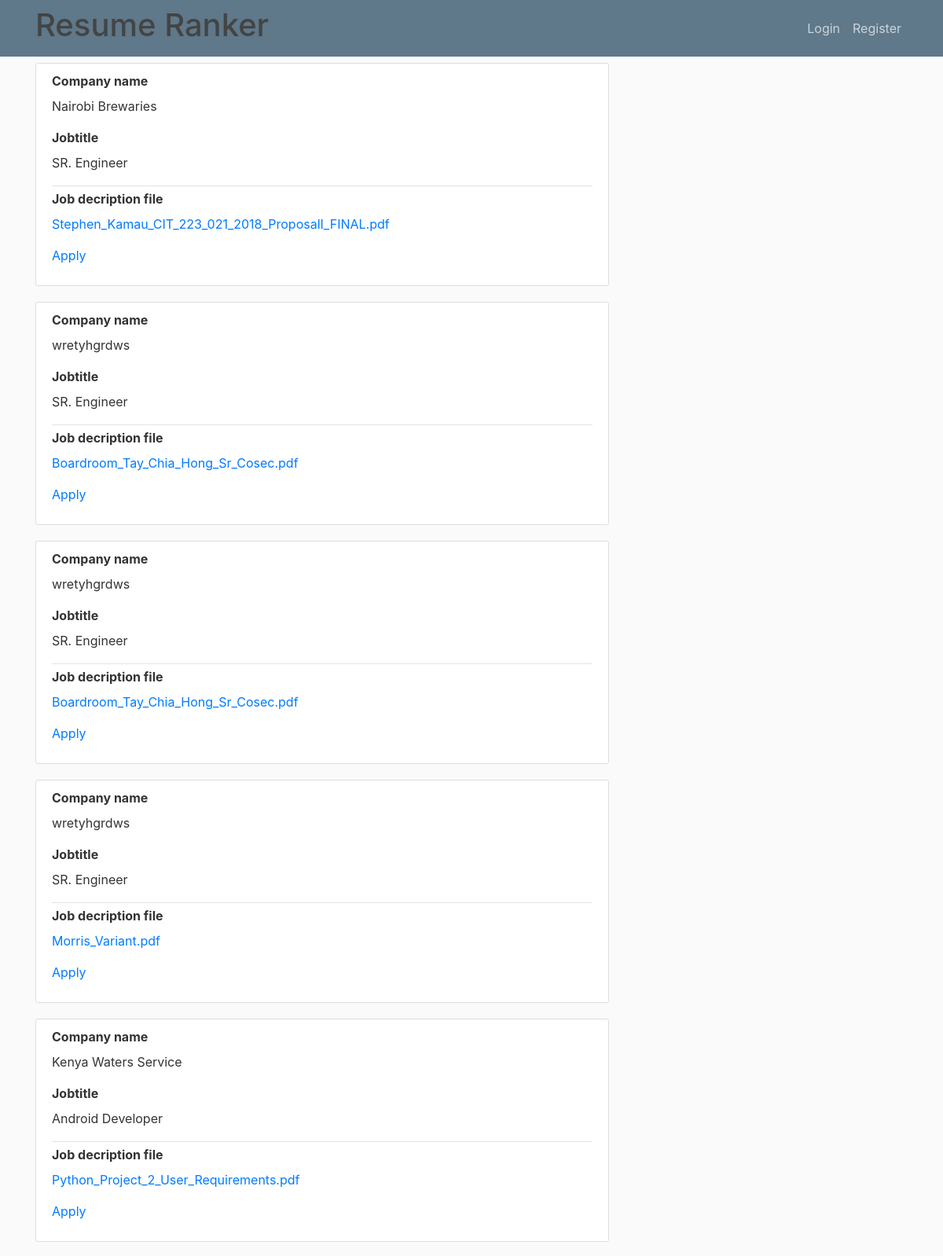
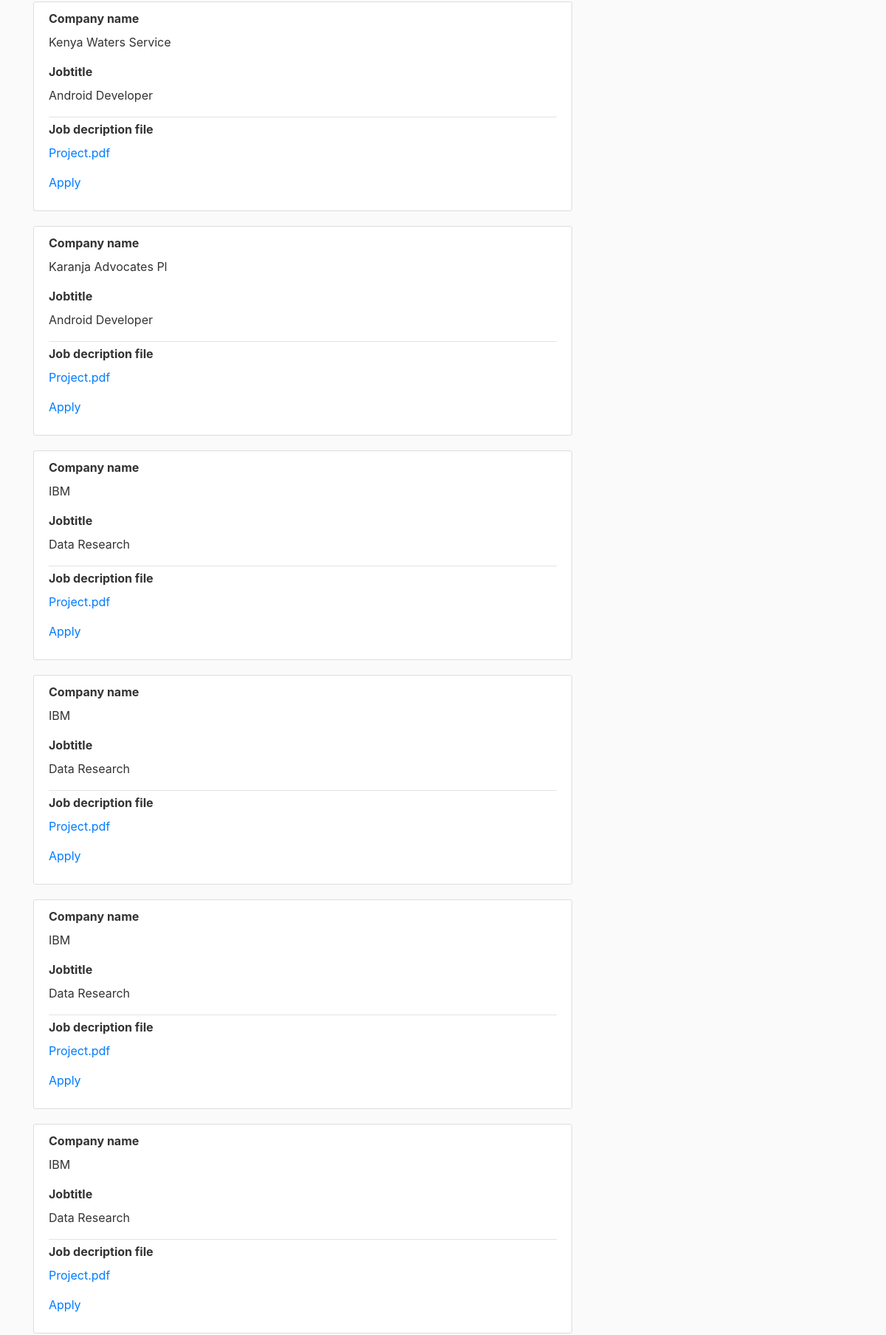
The page /JD (upper part) on the database its author committed (2 pictures, top to bottom).
### web/models.py (models this page shows, shortened)
class Job_db(db.Model,UserMixin):
    id = db.Column(db.Integer, primary_key=True)
    company = db.Column(db.String(20), nullable=False)
    Jobtitle = db.Column(db.String(120), nullable=False)
    filename1 = db.Column(db.String(60), nullable=False)
    details = db.relationship('Upload_db', backref='job_db', lazy=True)

### web/routes.py (the view)
@app.route("/JD", methods=["GET"])
def JD():
    print(f"ACESSING URL::  {request.root_url}")
    jobs = Job.query.all()
    return render_template('JD.html', jobs=jobs)

### web/templates/JD.html (shortened to what this page needs)
{% extends "layout.html" %}
{% block content %}
    {% for job in jobs %}
        <article class="media content-section">
          <div class="media-body">
            <div class="article-metadata">
              <b><label>Company name</label></b>
              <p class="article-content">{{ job.company }}</p>
              <b><label>Jobtitle</label></b>
              <p class="article-content">{{ job.Jobtitle }}</p>
            </div>
            <b><label>Job decription file</label></b>
            <p><a class="article-content" download="download" href="/download/{{job.id}}" target="_blank">{{ job.filename1 }}</a></p>
            {%  if session.is_admin %}
            <p><a class="article-content" href="/view/{{job.id}}" >View</a></p>
            {% else  %}
            <p><a class="article-content" href="/upload/{{job.id}}" >Apply</a></p>
            {% endif %}
          </div>
        </article>
    {% endfor %}
{% endblock content %}

### web/templates/layout.html (shortened to what this page needs)
<!DOCTYPE html>
<html>
<head>
    <link rel="stylesheet" href="https://maxcdn.bootstrapcdn.com/bootstrap/4.0.0/css/bootstrap.min.css">
    <link rel="stylesheet" type="text/css" href="{{ url_for('static', filename='main.css') }}">
</head>
<body>
    <header class="site-header">
      <nav class="navbar navbar-expand-md navbar-dark bg-steel fixed-top">
        <div class="container">
          <h1>Resume Ranker</h1>
            <div class="navbar-nav">
              {% if current_user.is_authenticated  %}
                <a class="nav-item nav-link" href="{{ url_for('JD') }}">JD</a>
                <a class="nav-item nav-link" href="{{ url_for('logout') }}">Logout</a>
              {% elif session.is_admin %}
                 <a class="nav-item nav-link" href="{{ url_for('JD') }}">View Stats</a>
                <a class="nav-item nav-link" href="{{ url_for('home') }}">Upload Job</a>
                 <a class="nav-item nav-link" href="{{ url_for('logout') }}">Logout</a>
              {% else %}
                <a class="nav-item nav-link" href="{{ url_for('login') }}">Login</a>
                <a class="nav-item nav-link" href="{{ url_for('register') }}">Register</a>
              {% endif %}
            </div>
          </div>
      </nav>
    </header>
    <main role="main" class="container">
      <div class="row">
        <div class="col-md-8">
          {% block content %}{% endblock %}
        </div>
      </div>
    </main>
</body>
</html>

### web/static/main.css (style rules this page uses)
body { background: #fafafa; color: #333333; margin-top: 5rem; }
h1, h2, h3, h4, h5, h6 { color: #444444; }
.bg-steel { background-color: #5f788a; }
.site-header .navbar-nav .nav-link { color: #cbd5db; }
.content-section { background: #ffffff; padding: 10px 20px; border: 1px solid #dddddd; border-radius: 3px; margin-bottom: 20px; }
.article-content { white-space: pre-line; }
.article-metadata { padding-bottom: 1px; margin-bottom: 4px; border-bottom: 1px solid #e3e3e3 }

### rows shown on the page
Job_db: company "Nairobi Brewaries", Jobtitle "SR. Engineer", filename1 "Stephen_Kamau_CIT_223_021_2018_ProposalI_FINAL.pdf"
Job_db: company "wretyhgrdws", Jobtitle "SR. Engineer", filename1 "Boardroom_Tay_Chia_Hong_Sr_Cosec.pdf"
Job_db: company "wretyhgrdws", Jobtitle "SR. Engineer", filename1 "Boardroom_Tay_Chia_Hong_Sr_Cosec.pdf"
Job_db: company "wretyhgrdws", Jobtitle "SR. Engineer", filename1 "Morris_Variant.pdf"
Job_db: company "Kenya Waters Service", Jobtitle "Android Developer", filename1 "Python_Project_2_User_Requirements.pdf"
Job_db: company "Kenya Waters Service", Jobtitle "Android Developer", filename1 "Project.pdf"
Job_db: company "Karanja Advocates Pl", Jobtitle "Android Developer", filename1 "Project.pdf"
Job_db: company "IBM", Jobtitle "Data Research", filename1 "Project.pdf"
Job_db: company "IBM", Jobtitle "Data Research", filename1 "Project.pdf"
Job_db: company "IBM", Jobtitle "Data Research", filename1 "Project.pdf"
Job_db: company "IBM", Jobtitle "Data Research", filename1 "Project.pdf"
